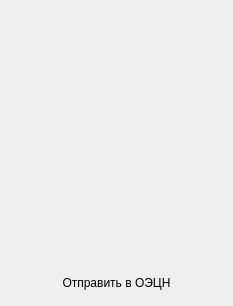
<?xml version="1.0" encoding="UTF-8"?>
<ui version="4.0">
 <class>FusionCtrlView</class>
 <widget class="QWidget" name="FusionCtrlView">
  <property name="geometry">
   <rect>
    <x>0</x>
    <y>0</y>
    <width>233</width>
    <height>306</height>
   </rect>
  </property>
  <property name="windowTitle">
   <string>Form</string>
  </property>
  <layout class="QGridLayout" name="root_layout">
   <property name="leftMargin">
    <number>2</number>
   </property>
   <property name="topMargin">
    <number>2</number>
   </property>
   <property name="rightMargin">
    <number>2</number>
   </property>
   <property name="bottomMargin">
    <number>2</number>
   </property>
   <property name="spacing">
    <number>1</number>
   </property>
   <item row="1" column="0">
    <widget class="InoutComboBoxWidget" name="method" native="true">
     <property name="sizePolicy">
      <sizepolicy hsizetype="Preferred" vsizetype="Fixed">
       <horstretch>0</horstretch>
       <verstretch>0</verstretch>
      </sizepolicy>
     </property>
     <property name="minimumSize">
      <size>
       <width>0</width>
       <height>26</height>
      </size>
     </property>
     <property name="maximumSize">
      <size>
       <width>16777215</width>
       <height>26</height>
      </size>
     </property>
    </widget>
   </item>
   <item row="3" column="0">
    <widget class="InoutSliderWidget" name="offset_y" native="true">
     <property name="sizePolicy">
      <sizepolicy hsizetype="Preferred" vsizetype="Fixed">
       <horstretch>0</horstretch>
       <verstretch>0</verstretch>
      </sizepolicy>
     </property>
     <property name="minimumSize">
      <size>
       <width>0</width>
       <height>52</height>
      </size>
     </property>
     <property name="maximumSize">
      <size>
       <width>16777215</width>
       <height>52</height>
      </size>
     </property>
    </widget>
   </item>
   <item row="0" column="0">
    <widget class="InoutCheckBoxWidget" name="enable" native="true">
     <property name="sizePolicy">
      <sizepolicy hsizetype="Preferred" vsizetype="Fixed">
       <horstretch>0</horstretch>
       <verstretch>0</verstretch>
      </sizepolicy>
     </property>
     <property name="minimumSize">
      <size>
       <width>0</width>
       <height>26</height>
      </size>
     </property>
     <property name="maximumSize">
      <size>
       <width>16777215</width>
       <height>26</height>
      </size>
     </property>
    </widget>
   </item>
   <item row="5" column="0">
    <widget class="InoutFloatWidget" name="method_c" native="true">
     <property name="sizePolicy">
      <sizepolicy hsizetype="Preferred" vsizetype="Fixed">
       <horstretch>0</horstretch>
       <verstretch>0</verstretch>
      </sizepolicy>
     </property>
     <property name="minimumSize">
      <size>
       <width>0</width>
       <height>26</height>
      </size>
     </property>
     <property name="maximumSize">
      <size>
       <width>16777215</width>
       <height>26</height>
      </size>
     </property>
    </widget>
   </item>
   <item row="2" column="0">
    <widget class="InoutSliderWidget" name="offset_x" native="true">
     <property name="sizePolicy">
      <sizepolicy hsizetype="Preferred" vsizetype="Fixed">
       <horstretch>0</horstretch>
       <verstretch>0</verstretch>
      </sizepolicy>
     </property>
     <property name="minimumSize">
      <size>
       <width>0</width>
       <height>52</height>
      </size>
     </property>
     <property name="maximumSize">
      <size>
       <width>16777215</width>
       <height>52</height>
      </size>
     </property>
    </widget>
   </item>
   <item row="4" column="0">
    <widget class="InoutCheckBoxWidget" name="method_agc_en" native="true">
     <property name="sizePolicy">
      <sizepolicy hsizetype="Preferred" vsizetype="Fixed">
       <horstretch>0</horstretch>
       <verstretch>0</verstretch>
      </sizepolicy>
     </property>
     <property name="minimumSize">
      <size>
       <width>0</width>
       <height>26</height>
      </size>
     </property>
     <property name="maximumSize">
      <size>
       <width>16777215</width>
       <height>26</height>
      </size>
     </property>
    </widget>
   </item>
   <item row="6" column="0">
    <widget class="QToolButton" name="set_offset_in_hardware">
     <property name="sizePolicy">
      <sizepolicy hsizetype="Expanding" vsizetype="Fixed">
       <horstretch>0</horstretch>
       <verstretch>0</verstretch>
      </sizepolicy>
     </property>
     <property name="text">
      <string>Отправить в ОЭЦН</string>
     </property>
     <property name="icon">
      <iconset>
       <normalon>../img/hardware.png</normalon>
      </iconset>
     </property>
     <property name="toolButtonStyle">
      <enum>Qt::ToolButtonTextUnderIcon</enum>
     </property>
     <property name="autoRaise">
      <bool>true</bool>
     </property>
    </widget>
   </item>
  </layout>
 </widget>
 <customwidgets>
  <customwidget>
   <class>InoutCheckBoxWidget</class>
   <extends>QWidget</extends>
   <header location="global">qmv/widget/inoutcheckboxwidget.h</header>
   <container>1</container>
  </customwidget>
  <customwidget>
   <class>InoutComboBoxWidget</class>
   <extends>QWidget</extends>
   <header location="global">qmv/widget/inoutcomboboxwidget.h</header>
   <container>1</container>
  </customwidget>
  <customwidget>
   <class>InoutFloatWidget</class>
   <extends>QWidget</extends>
   <header location="global">qmv/widget/inoutfloatwidget.h</header>
   <container>1</container>
  </customwidget>
  <customwidget>
   <class>InoutSliderWidget</class>
   <extends>QWidget</extends>
   <header location="global">qmv/widget/inoutsliderwidget.h</header>
   <container>1</container>
  </customwidget>
 </customwidgets>
 <resources/>
 <connections/>
</ui>
